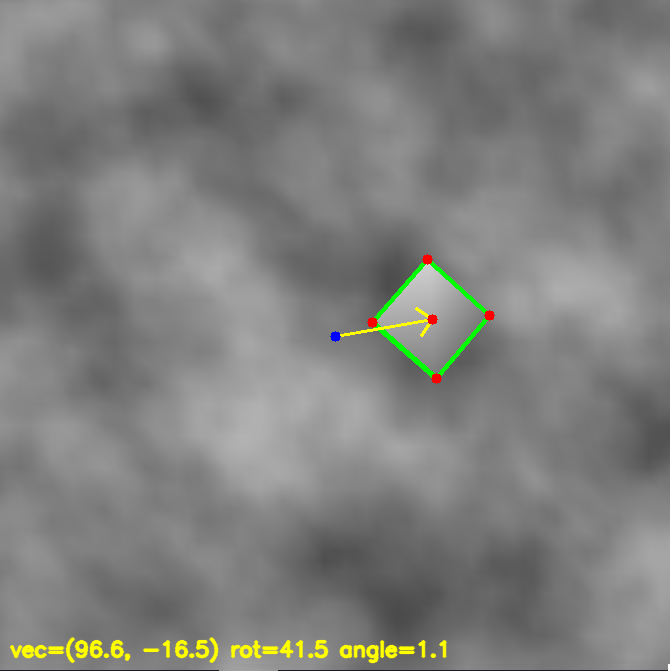
#> input picture debug/detected_rectangle.png, 670 x 671 px
$ python run.py ../debug/detected_rectangle.png
#> lines starting #> are read from the running program, lines starting #| are printed output that depends on the picture; after the words box and inside, x2 and y2 are one past the last pixel; in counts of white or black regions, pixels touching at a corner belong together
### CVstuff/process.py
from __future__ import annotations

from dataclasses import dataclass
from pathlib import Path

import cv2
import numpy as np
from PIL import Image


@dataclass(frozen=True)
class ProcessResult:
    vector: tuple[float, float]
    rotation: float
    perspective_angle: float
    image_center: tuple[float, float]
    rectangle_center: tuple[float, float]
    corners: np.ndarray
    debug_path: Path


class RectangleProcessor:
    """Find a rectangle from a PIL image using grayscale adaptive threshold, Harris, and RANSAC."""

    def __init__(
        self,
        debug_dir: str | Path = "debug",
        resize_width: int = 640,
        adaptive_block_size: int = 31,
        adaptive_c: int = 5,
        harris_block_size: int = 2,
        harris_ksize: int = 5,
        harris_k: float = 0.03,
        harris_quality: float = 0.03,
        max_harris_points: int = 180,
        ransac_iterations: int = 1200,
        edge_inlier_distance: float = 5.0,
        min_quad_area_ratio: float = 0.001,
        min_side_ratio: float = 0.25,
        min_corner_angle: float = 25.0,
        border_margin: int = 10,
        random_seed: int = 7,
    ) -> None:
        self.debug_dir = Path(debug_dir)
        self.resize_width = resize_width
        self.adaptive_block_size = adaptive_block_size
        self.adaptive_c = adaptive_c
        self.harris_block_size = harris_block_size
        self.harris_ksize = harris_ksize
        self.harris_k = harris_k
        self.harris_quality = harris_quality
        self.max_harris_points = max_harris_points
        self.ransac_iterations = ransac_iterations
        self.edge_inlier_distance = edge_inlier_distance
        self.min_quad_area_ratio = min_quad_area_ratio
        self.min_side_ratio = min_side_ratio
        self.min_corner_angle = min_corner_angle
        self.border_margin = border_margin
        self.random_seed = random_seed

    def process(self, image: Image.Image, debug_name: str = "detected_rectangle.png") -> ProcessResult:
        original = self._pil_to_bgr(image)
        small, scale = self._resize_for_detection(original)
        threshold = self._adaptive_threshold(small)
        harris_points = self._harris_points(threshold)
        harris_points = self._filter_border_points(harris_points, threshold.shape)

        if len(harris_points) < 4:
            result = self._empty_result(original, debug_name, "Not enough Harris points")
            print(f"x={result.vector[0]:.2f}")
            print(f"y={result.vector[1]:.2f}")
            print(f"rotation={result.rotation:.2f}")
            print(f"perspective_angle={result.perspective_angle:.2f}")
            return result

        small_corners = self._ransac_rectangle(harris_points, threshold.shape)
        if small_corners is None:
            result = self._empty_result(original, debug_name, "Rectangle not found")
            print(f"x={result.vector[0]:.2f}")
            print(f"y={result.vector[1]:.2f}")
            print(f"rotation={result.rotation:.2f}")
            print(f"perspective_angle={result.perspective_angle:.2f}")
            return result

        corners = self._order_quad_points(small_corners / scale)
        rectangle_center = tuple(np.mean(corners, axis=0).astype(float))
        height, width = original.shape[:2]
        image_center = (width / 2.0, height / 2.0)
        vector = (
            rectangle_center[0] - image_center[0],
            rectangle_center[1] - image_center[1],
        )
        rotation = self._rectangle_rotation(corners)
        perspective_angle = self._diagonal_perspective_angle(corners)

        debug_path = self._save_debug_image(
            original,
            corners,
            image_center,
            rectangle_center,
            vector,
            rotation,
            perspective_angle,
            debug_name,
        )

        result = ProcessResult(
            vector=vector,
            rotation=rotation,
            perspective_angle=perspective_angle,
            image_center=image_center,
            rectangle_center=rectangle_center,
            corners=corners,
            debug_path=debug_path,
        )
        print(f"x={result.vector[0]:.2f}")
        print(f"y={result.vector[1]:.2f}")
        print(f"rotation={result.rotation:.2f}")
        print(f"perspective_angle={result.perspective_angle:.2f}")
        return result

    @staticmethod
    def _pil_to_bgr(image: Image.Image) -> np.ndarray:
        rgb = np.array(image.convert("RGB"))
        return cv2.cvtColor(rgb, cv2.COLOR_RGB2BGR)

    def _resize_for_detection(self, image: np.ndarray) -> tuple[np.ndarray, float]:
        if self.resize_width <= 0 or image.shape[1] <= self.resize_width:
            return image, 1.0

        scale = self.resize_width / float(image.shape[1])
        resized = cv2.resize(image, None, fx=scale, fy=scale, interpolation=cv2.INTER_AREA)
        return resized, scale

    def _adaptive_threshold(self, image: np.ndarray) -> np.ndarray:
        gray = cv2.cvtColor(image, cv2.COLOR_BGR2GRAY)
        gray = cv2.GaussianBlur(gray, (5, 5), 0)
        block_size = max(3, int(self.adaptive_block_size))
        if block_size % 2 == 0:
            block_size += 1
        return cv2.adaptiveThreshold(
            gray,
            255,
            cv2.ADAPTIVE_THRESH_GAUSSIAN_C,
            cv2.THRESH_BINARY,
            block_size,
            self.adaptive_c,
        )

    def _harris_points(self, threshold: np.ndarray) -> np.ndarray:
        response = cv2.cornerHarris(
            np.float32(threshold),
            blockSize=self.harris_block_size,
            ksize=self.harris_ksize,
            k=self.harris_k,
        )
        if response.max() <= 0:
            return np.empty((0, 2), dtype=np.float32)

        local_max = response == cv2.dilate(response, None)
        strong = response > self.harris_quality * response.max()
        y_coords, x_coords = np.where(local_max & strong)
        if len(x_coords) == 0:
            return np.empty((0, 2), dtype=np.float32)

        strengths = response[y_coords, x_coords]
        order = np.argsort(strengths)[::-1][: self.max_harris_points]
        return np.column_stack((x_coords[order], y_coords[order])).astype(np.float32)

    def _ransac_rectangle(self, points: np.ndarray, image_shape: tuple[int, int]) -> np.ndarray | None:
        if len(points) < 4:
            return None

        rng = np.random.default_rng(self.random_seed)
        min_area = image_shape[0] * image_shape[1] * self.min_quad_area_ratio
        best_score = -1.0
        best_corners: np.ndarray | None = None
        sample_count = min(len(points), self.max_harris_points)
        candidates = points[:sample_count]

        for _ in range(self.ransac_iterations):
            sample_indices = rng.choice(sample_count, size=4, replace=False)
            corners = self._order_quad_points(candidates[sample_indices])
            if not cv2.isContourConvex(corners.astype(np.float32)):
                continue

            area = cv2.contourArea(corners.astype(np.float32))
            if area < min_area:
                continue
            if not self._valid_quad_geometry(corners):
                continue
            if self._touches_border(corners, image_shape):
                continue

            score = self._edge_support_score(corners, points)
            if score > best_score:
                best_score = score
                best_corners = corners

        return best_corners

    def _filter_border_points(self, points: np.ndarray, image_shape: tuple[int, int]) -> np.ndarray:
        if self.border_margin <= 0 or len(points) == 0:
            return points
        height, width = image_shape
        x_values = points[:, 0]
        y_values = points[:, 1]
        keep = (
            (x_values > self.border_margin)
            & (y_values > self.border_margin)
            & (x_values < width - 1 - self.border_margin)
            & (y_values < height - 1 - self.border_margin)
        )
        return points[keep]

    def _touches_border(self, corners: np.ndarray, image_shape: tuple[int, int]) -> bool:
        if self.border_margin <= 0:
            return False
        height, width = image_shape
        x_values = corners[:, 0]
        y_values = corners[:, 1]
        return bool(
            np.any(x_values <= self.border_margin)
            or np.any(y_values <= self.border_margin)
            or np.any(x_values >= width - 1 - self.border_margin)
            or np.any(y_values >= height - 1 - self.border_margin)
        )

    def _valid_quad_geometry(self, corners: np.ndarray) -> bool:
        side_lengths = np.array(
            [
                np.linalg.norm(corners[(index + 1) % 4] - corners[index])
                for index in range(4)
            ],
            dtype=np.float32,
        )
        longest_side = float(side_lengths.max())
        shortest_side = float(side_lengths.min())
        if longest_side <= 0 or shortest_side / longest_side < self.min_side_ratio:
            return False

        for index in range(4):
            prev_point = corners[(index - 1) % 4]
            point = corners[index]
            next_point = corners[(index + 1) % 4]
            vector_a = prev_point - point
            vector_b = next_point - point
            norm_product = np.linalg.norm(vector_a) * np.linalg.norm(vector_b)
            if norm_product <= 0:
                return False
            cosine = np.clip(float(np.dot(vector_a, vector_b) / norm_product), -1.0, 1.0)
            angle = float(np.degrees(np.arccos(cosine)))
            if angle < self.min_corner_angle or angle > 180.0 - self.min_corner_angle:
                return False

        return True

    def _edge_support_score(self, corners: np.ndarray, points: np.ndarray) -> float:
        edge_distances = []
        for start, end in zip(corners, np.roll(corners, -1, axis=0)):
            edge_distances.append(self._point_segment_distances(points, start, end))

        min_distances = np.min(np.vstack(edge_distances), axis=0)
        inliers = np.count_nonzero(min_distances <= self.edge_inlier_distance)
        area = cv2.contourArea(corners.astype(np.float32))
        return float(inliers * 1000.0 + np.sqrt(max(area, 0.0)))

    @staticmethod
    def _point_segment_distances(points: np.ndarray, start: np.ndarray, end: np.ndarray) -> np.ndarray:
        segment = end - start
        segment_len_sq = float(np.dot(segment, segment))
        if segment_len_sq <= 0:
            return np.full(len(points), np.inf, dtype=np.float32)

        t = np.clip(((points - start) @ segment) / segment_len_sq, 0.0, 1.0)
        projection = start + t[:, None] * segment
        return np.linalg.norm(points - projection, axis=1)

    # [23 lines left out: function _empty_result, not called in this run]

    def _save_debug_image(
        self,
        image: np.ndarray,
        corners: np.ndarray | None,
        image_center: tuple[float, float],
        rectangle_center: tuple[float, float],
        vector: tuple[float, float],
        rotation: float,
        perspective_angle: float,
        debug_name: str,
        message: str | None = None,
    ) -> Path:
        output = image.copy()
        image_center_px = tuple(np.rint(image_center).astype(np.int32))
        rectangle_center_px = tuple(np.rint(rectangle_center).astype(np.int32))

        if corners is not None and len(corners) == 4:
            cv2.polylines(output, [corners.astype(np.int32)], True, (0, 255, 0), 3)
            for point in corners.astype(np.int32):
                cv2.circle(output, tuple(point), 5, (0, 0, 255), -1)
            cv2.arrowedLine(output, image_center_px, rectangle_center_px, (0, 255, 255), 2, tipLength=0.2)
        else:
            cv2.putText(output, message or "Rectangle not found", (10, 30), cv2.FONT_HERSHEY_SIMPLEX, 0.8, (0, 0, 255), 2)

        cv2.circle(output, image_center_px, 5, (255, 0, 0), -1)
        cv2.circle(output, rectangle_center_px, 5, (0, 0, 255), -1)
        cv2.putText(
            output,
            f"vec=({vector[0]:.1f}, {vector[1]:.1f}) rot={rotation:.1f} angle={perspective_angle:.1f}",
            (10, output.shape[0] - 15),
            cv2.FONT_HERSHEY_SIMPLEX,
            0.7,
            (0, 255, 255),
            2,
            cv2.LINE_AA,
        )

        self.debug_dir.mkdir(parents=True, exist_ok=True)
        debug_path = self.debug_dir / debug_name
        if not cv2.imwrite(str(debug_path), output):
            raise RuntimeError(f"Could not write debug image: {debug_path}")
        return debug_path

    @staticmethod
    def _rectangle_rotation(corners: np.ndarray) -> float:
        top_edge = corners[1] - corners[0]
        angle = float(np.degrees(np.arctan2(top_edge[1], top_edge[0])))
        while angle <= -90.0:
            angle += 180.0
        while angle > 90.0:
            angle -= 180.0
        return angle

    @staticmethod
    def _diagonal_perspective_angle(corners: np.ndarray) -> float:
        diag_a = float(np.linalg.norm(corners[0] - corners[2]))
        diag_b = float(np.linalg.norm(corners[1] - corners[3]))
        max_diag = max(diag_a, diag_b)
        if max_diag <= 0:
            return 0.0
        return float(np.degrees(np.arctan2(abs(diag_a - diag_b), max_diag)))

    @staticmethod
    def _order_quad_points(points: np.ndarray) -> np.ndarray:
        points = points.astype(np.float32)
        ordered = np.zeros((4, 2), dtype=np.float32)

        point_sum = points.sum(axis=1)
        point_diff = np.diff(points, axis=1).reshape(-1)

        ordered[0] = points[np.argmin(point_sum)]
        ordered[2] = points[np.argmax(point_sum)]
        ordered[1] = points[np.argmin(point_diff)]
        ordered[3] = points[np.argmax(point_diff)]
        return ordered

### CVstuff/run.py
from __future__ import annotations

import argparse
from pathlib import Path

from PIL import Image

try:
    from process import RectangleProcessor
except ModuleNotFoundError:
    from CVstuff.process import RectangleProcessor


def main() -> None:
    parser = argparse.ArgumentParser(description="Detect a rectangle in an image and print center vector variables.")
    parser.add_argument("image_path", help="Input image path.")
    parser.add_argument("--debug-dir", default="debug", help="Folder where debug image is saved.")
    parser.add_argument("--debug-name", default="detected_rectangle.png", help="Debug output image filename.")
    parser.add_argument("--resize-width", type=int, default=640, help="Resize width used for detection; use 0 to disable.")
    parser.add_argument("--adaptive-block-size", type=int, default=31, help="Adaptive threshold block size.")
    parser.add_argument("--adaptive-c", type=int, default=5, help="Adaptive threshold C value.")
    parser.add_argument("--harris-quality", type=float, default=0.03, help="Harris corner response quality threshold.")
    parser.add_argument("--ransac-iterations", type=int, default=1200, help="RANSAC sample count.")
    parser.add_argument("--edge-inlier-distance", type=float, default=5.0, help="Harris point distance to rectangle edge.")
    parser.add_argument("--min-side-ratio", type=float, default=0.25, help="Reject quads with very uneven side lengths.")
    parser.add_argument("--min-corner-angle", type=float, default=25.0, help="Reject quads with very sharp corners.")
    parser.add_argument("--border-margin", type=int, default=10, help="Ignore points and quads close to the frame edge.")
    args = parser.parse_args()

    with Image.open(args.image_path) as image:
#> image is the input picture: PIL image 670x671 RGB; mean R, G, B 127, 127.6, 124.9
        processor = RectangleProcessor(
            debug_dir=args.debug_dir,
            resize_width=args.resize_width,
            adaptive_block_size=args.adaptive_block_size,
            adaptive_c=args.adaptive_c,
            harris_quality=args.harris_quality,
            ransac_iterations=args.ransac_iterations,
            edge_inlier_distance=args.edge_inlier_distance,
            min_side_ratio=args.min_side_ratio,
            min_corner_angle=args.min_corner_angle,
            border_margin=args.border_margin,
        )
        result = processor.process(image, debug_name=args.debug_name)
#> in process, `small, scale = self._resize_for_detection(original)`: scale = 0.955
#> in _adaptive_threshold, `return cv2.adaptiveThreshold( gray, 255, cv2.ADAPTIVE_THRESH_GAUSSIAN_..`:
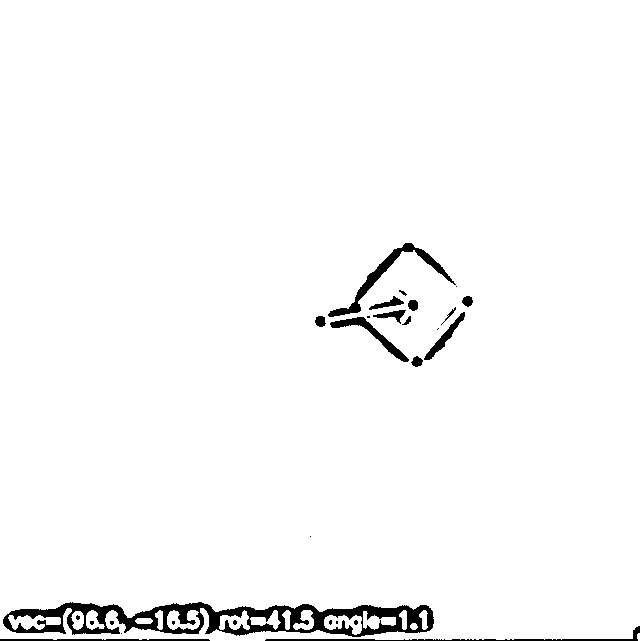
#> returned value: shape (641, 640); 97.3% white; 28 black regions (13 under 20 px), largest, box (x1, y1, x2, y2) and area: (3, 602, 434, 637) 6672, (328, 243, 456, 317) 1180, (265, 626, 640, 641) 728
#> in _harris_points, `response = cv2.cornerHarris( np.float32(threshold), blockSize=self.har..`:
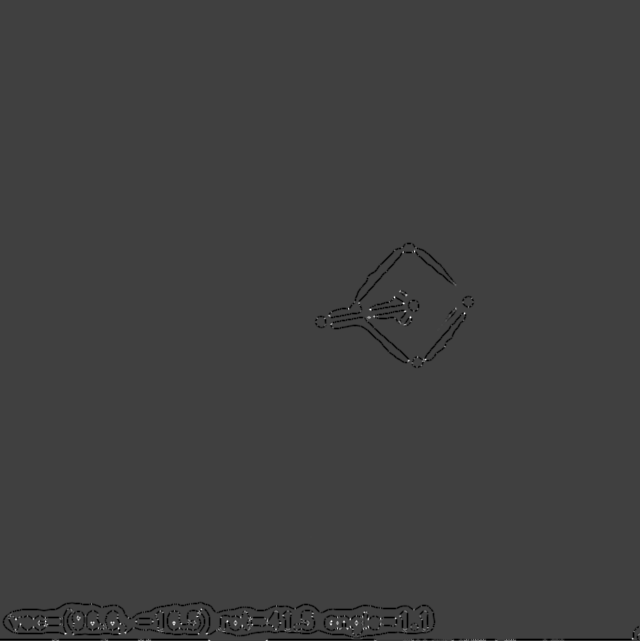
#> response: shape (641, 640) float32; min -1.03e+10, max 3.04e+10, mean -75536824; drawn with min black and max white
#> in _harris_points, `local_max = response == cv2.dilate(response, None)`:
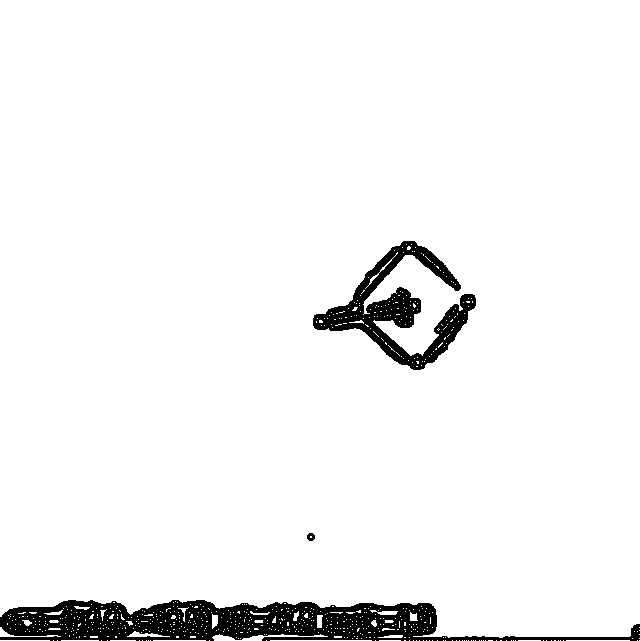
#> local_max: shape (641, 640) bool; 95% white; 3 black regions, box (x1, y1, x2, y2) and area: (0, 600, 640, 641) 14138, (313, 241, 476, 370) 6444, (307, 533, 315, 541) 48
#> in _harris_points, `strong = response > self.harris_quality * response.max()`:
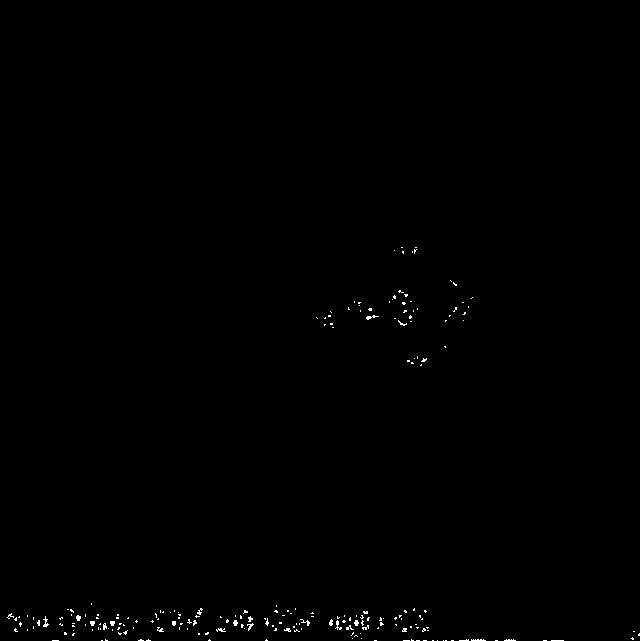
#> strong: shape (641, 640) bool; 0.34% white in thin lines or dots, all inside (x1, y1, x2, y2) = (7, 247, 640, 641)
#> in _harris_points, `y_coords, x_coords = np.where(local_max & strong)`: y_coords = 328 values from 247 to 640; x_coords = 328 values, max 639 at index 272, min 8 at index 88, mean 285.6
#> in _harris_points, `strengths = response[y_coords, x_coords]`: strengths = 328 values, max 3.04e+10 at index 38, min 914145280 at index 128, mean 1.04e+10
#> in _harris_points, `order = np.argsort(strengths)[::-1][: self.max_harris_points]`: order = 180 values, max 319 at index 150, min 4 at index 13, mean 168.4
#> in process, `harris_points = self._harris_points(threshold)`: harris_points = 180 pairs, first value 10 to 639, second value 251 to 640
#> in _filter_border_points, `x_values = points[:, 0]`: x_values = 180 values, max 639 at index 172, min 10 at index 152, mean 266.9
#> in _filter_border_points, `y_values = points[:, 1]`: y_values = 180 values, max 640 at index 36, min 251 at index 13, mean 582.3
#> in process, `harris_points = self._filter_border_points(harris_points, threshold.sh..`: harris_points = 140 pairs, first value 15 to 464, second value 251 to 629
#> in _ransac_rectangle, `sample_count = min(len(points), self.max_harris_points)`: sample_count = 140
#> in _ransac_rectangle, `candidates = points[:sample_count]`: candidates has the same summary as harris_points in process
#> the loop in _ransac_rectangle, `for _ in range(self.ransac_iterations):` made 1200 passes
#> (sample_indices, points in _order_quad_points, point_sum in _order_quad_points, point_diff in _order_quad_points, side_lengths in _valid_quad_geometry, longest_side in _valid_quad_geometry, shortest_side in _valid_quad_geometry) on pass 37: ([27, 126, 50, 26], [[356, 621], [444, 346], [329, 315], [78, 619]], [977, 790, 644, 697], [265, -98, -14, 541], [119.1, 288.7, 278, 394.2], 394.2, 119.1)
#> after the loop in _ransac_rectangle, `for _ in range(self.ransac_iterations):`: best_score = 61244.3
#> in process, `small_corners = self._ransac_rectangle(harris_points, threshold.shape)`: small_corners = [[329, 315], [444, 346], [356, 621], [78, 619]]
#> in process, `corners = self._order_quad_points(small_corners / scale)`: corners = [[344.4, 329.8], [464.8, 362.2], [372.7, 650.1], [81.66, 648]]
#> in process, `rectangle_center = tuple(np.mean(corners, axis=0).astype(float))`: rectangle_center = (315.9, 497.5)
#> in process, `vector = ( rectangle_center[0] - image_center[0], rectangle_center[1] ..`: vector = (-19.11, 162)
#> in _rectangle_rotation, `top_edge = corners[1] - corners[0]`: top_edge = [120.4, 32.45]
#> in _rectangle_rotation, `angle = float(np.degrees(np.arctan2(top_edge[1], top_edge[0])))`: angle = 15.09
#> in _diagonal_perspective_angle, `diag_a = float(np.linalg.norm(corners[0] - corners[2]))`: diag_a = 321.6
#> in _diagonal_perspective_angle, `diag_b = float(np.linalg.norm(corners[1] - corners[3]))`: diag_b = 478
#> in process, `perspective_angle = self._diagonal_perspective_angle(corners)`: perspective_angle = 18.12
#> in _save_debug_image, `rectangle_center_px = tuple(np.rint(rectangle_center).astype(np.int32))`: rectangle_center_px = (316, 498)
#> in _save_debug_image, `cv2.polylines(output, [corners.astype(np.int32)], True, (0, 255, 0), 3)`:
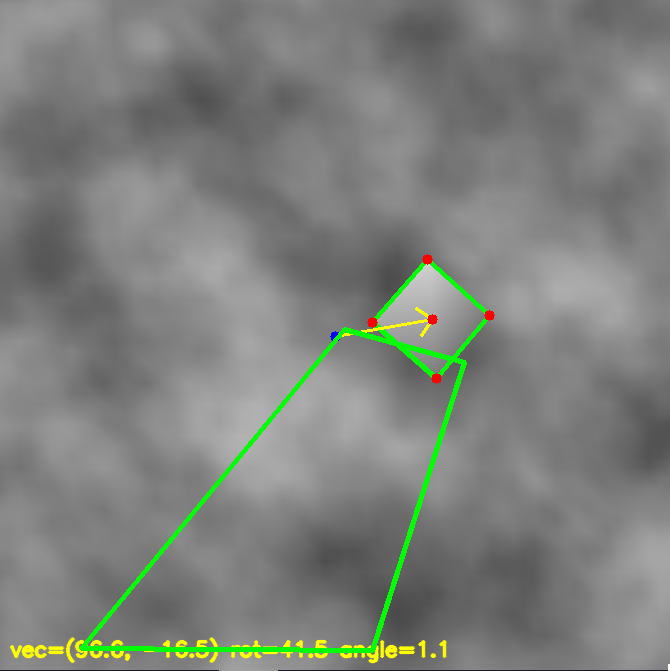
#> output: shape (671, 670, 3); mean B, G, R 123.6, 128.9, 125.3
#> the loop in _save_debug_image, `for point in corners.astype(np.int32):` made 4 passes
#> point on passes 1 to 4: [344, 329], [464, 362], [372, 650], [81, 648]
#> (the rest of the program and of its run is left out)
